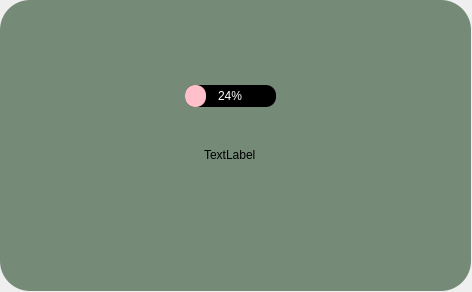
<?xml version="1.0" encoding="UTF-8"?>
<ui version="4.0">
 <class>Form</class>
 <widget class="QWidget" name="Form">
  <property name="geometry">
   <rect>
    <x>0</x>
    <y>0</y>
    <width>472</width>
    <height>292</height>
   </rect>
  </property>
  <property name="sizePolicy">
   <sizepolicy hsizetype="Preferred" vsizetype="Ignored">
    <horstretch>0</horstretch>
    <verstretch>0</verstretch>
   </sizepolicy>
  </property>
  <property name="windowTitle">
   <string>Form</string>
  </property>
  <property name="styleSheet">
   <string notr="true"/>
  </property>
  <widget class="QFrame" name="frame">
   <property name="geometry">
    <rect>
     <x>0</x>
     <y>0</y>
     <width>471</width>
     <height>291</height>
    </rect>
   </property>
   <property name="styleSheet">
    <string notr="true">QFrame
{
	border-radius: 30px;
	background-color: rgb(118, 138, 120);

}</string>
   </property>
   <property name="frameShape">
    <enum>QFrame::StyledPanel</enum>
   </property>
   <property name="frameShadow">
    <enum>QFrame::Raised</enum>
   </property>
   <widget class="QWidget" name="">
    <property name="geometry">
     <rect>
      <x>100</x>
      <y>70</y>
      <width>261</width>
      <height>111</height>
     </rect>
    </property>
    <layout class="QVBoxLayout" name="verticalLayout">
     <item alignment="Qt::AlignHCenter|Qt::AlignVCenter">
      <widget class="QProgressBar" name="progressBar">
       <property name="sizePolicy">
        <sizepolicy hsizetype="Maximum" vsizetype="Fixed">
         <horstretch>1</horstretch>
         <verstretch>0</verstretch>
        </sizepolicy>
       </property>
       <property name="styleSheet">
        <string notr="true">.QProgressBar
{
	background-color:black;
	border-radius:10px;
	color:white;
}
.QProgressBar::chunk
{
	border-radius:10px;
	background-color:pink;
}</string>
       </property>
       <property name="value">
        <number>24</number>
       </property>
       <property name="alignment">
        <set>Qt::AlignCenter</set>
       </property>
       <property name="textVisible">
        <bool>true</bool>
       </property>
      </widget>
     </item>
     <item alignment="Qt::AlignHCenter">
      <widget class="QLabel" name="label">
       <property name="text">
        <string>TextLabel</string>
       </property>
      </widget>
     </item>
    </layout>
   </widget>
  </widget>
 </widget>
 <resources/>
 <connections/>
</ui>
